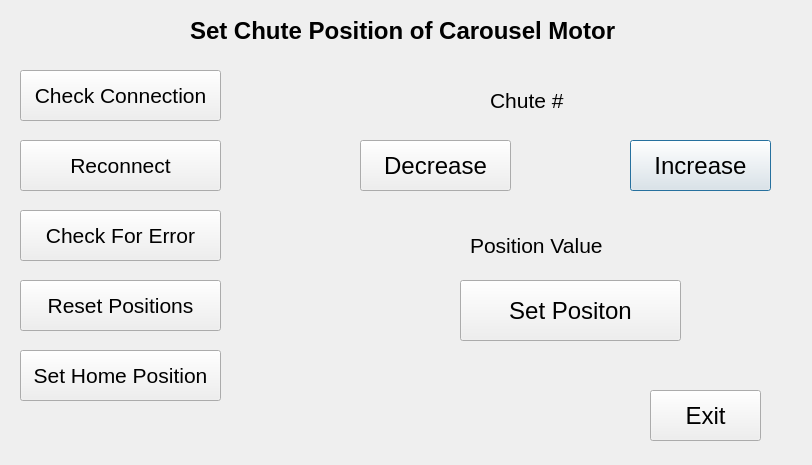
<?xml version="1.0" encoding="UTF-8"?>
<ui version="4.0">
 <class>SetHomePosition</class>
 <widget class="QDialog" name="SetHomePosition">
  <property name="geometry">
   <rect>
    <x>0</x>
    <y>0</y>
    <width>812</width>
    <height>465</height>
   </rect>
  </property>
  <property name="windowTitle">
   <string>SetHomePosition</string>
  </property>
  <property name="modal">
   <bool>true</bool>
  </property>
  <widget class="QPushButton" name="btnIncrease">
   <property name="geometry">
    <rect>
     <x>630</x>
     <y>140</y>
     <width>141</width>
     <height>51</height>
    </rect>
   </property>
   <property name="font">
    <font>
     <family>Arial</family>
     <pointsize>18</pointsize>
    </font>
   </property>
   <property name="text">
    <string>Increase</string>
   </property>
  </widget>
  <widget class="QLabel" name="lblCarouselMotor">
   <property name="geometry">
    <rect>
     <x>190</x>
     <y>10</y>
     <width>441</width>
     <height>41</height>
    </rect>
   </property>
   <property name="font">
    <font>
     <family>Arial</family>
     <pointsize>18</pointsize>
     <weight>75</weight>
     <bold>true</bold>
    </font>
   </property>
   <property name="text">
    <string>Set Chute Position of Carousel Motor</string>
   </property>
  </widget>
  <widget class="QPushButton" name="btnSetHomeDone">
   <property name="geometry">
    <rect>
     <x>460</x>
     <y>280</y>
     <width>221</width>
     <height>61</height>
    </rect>
   </property>
   <property name="font">
    <font>
     <family>Arial</family>
     <pointsize>18</pointsize>
    </font>
   </property>
   <property name="text">
    <string>Set Positon</string>
   </property>
  </widget>
  <widget class="QPushButton" name="btnDecrease">
   <property name="geometry">
    <rect>
     <x>360</x>
     <y>140</y>
     <width>151</width>
     <height>51</height>
    </rect>
   </property>
   <property name="font">
    <font>
     <family>Arial</family>
     <pointsize>18</pointsize>
    </font>
   </property>
   <property name="text">
    <string>Decrease</string>
   </property>
  </widget>
  <widget class="QLabel" name="lblChuteNumber">
   <property name="geometry">
    <rect>
     <x>580</x>
     <y>80</y>
     <width>61</width>
     <height>41</height>
    </rect>
   </property>
   <property name="font">
    <font>
     <family>Arial</family>
     <pointsize>16</pointsize>
     <weight>75</weight>
     <bold>true</bold>
    </font>
   </property>
   <property name="text">
    <string/>
   </property>
  </widget>
  <widget class="QLabel" name="lblPositionValue">
   <property name="geometry">
    <rect>
     <x>620</x>
     <y>230</y>
     <width>51</width>
     <height>31</height>
    </rect>
   </property>
   <property name="font">
    <font>
     <family>Arial</family>
     <pointsize>16</pointsize>
     <weight>75</weight>
     <bold>true</bold>
    </font>
   </property>
   <property name="text">
    <string/>
   </property>
  </widget>
  <widget class="QLabel" name="lblChute">
   <property name="geometry">
    <rect>
     <x>490</x>
     <y>80</y>
     <width>81</width>
     <height>41</height>
    </rect>
   </property>
   <property name="font">
    <font>
     <pointsize>16</pointsize>
    </font>
   </property>
   <property name="text">
    <string>Chute #</string>
   </property>
  </widget>
  <widget class="QLabel" name="lblPosition">
   <property name="geometry">
    <rect>
     <x>470</x>
     <y>230</y>
     <width>141</width>
     <height>31</height>
    </rect>
   </property>
   <property name="font">
    <font>
     <pointsize>16</pointsize>
    </font>
   </property>
   <property name="text">
    <string>Position Value</string>
   </property>
  </widget>
  <widget class="QPushButton" name="btnExit">
   <property name="geometry">
    <rect>
     <x>650</x>
     <y>390</y>
     <width>111</width>
     <height>51</height>
    </rect>
   </property>
   <property name="font">
    <font>
     <pointsize>18</pointsize>
    </font>
   </property>
   <property name="text">
    <string>Exit</string>
   </property>
  </widget>
  <widget class="QPushButton" name="btnReset">
   <property name="geometry">
    <rect>
     <x>20</x>
     <y>280</y>
     <width>201</width>
     <height>51</height>
    </rect>
   </property>
   <property name="font">
    <font>
     <family>Arial</family>
     <pointsize>16</pointsize>
    </font>
   </property>
   <property name="text">
    <string>Reset Positions</string>
   </property>
  </widget>
  <widget class="QPushButton" name="btnSetHome">
   <property name="geometry">
    <rect>
     <x>20</x>
     <y>350</y>
     <width>201</width>
     <height>51</height>
    </rect>
   </property>
   <property name="font">
    <font>
     <family>Arial</family>
     <pointsize>16</pointsize>
    </font>
   </property>
   <property name="text">
    <string>Set Home Position</string>
   </property>
  </widget>
  <widget class="QPushButton" name="btnReconnect">
   <property name="geometry">
    <rect>
     <x>20</x>
     <y>140</y>
     <width>201</width>
     <height>51</height>
    </rect>
   </property>
   <property name="font">
    <font>
     <family>Arial</family>
     <pointsize>16</pointsize>
    </font>
   </property>
   <property name="text">
    <string>Reconnect</string>
   </property>
  </widget>
  <widget class="QPushButton" name="btnCheckConnect">
   <property name="geometry">
    <rect>
     <x>20</x>
     <y>70</y>
     <width>201</width>
     <height>51</height>
    </rect>
   </property>
   <property name="font">
    <font>
     <family>Arial</family>
     <pointsize>16</pointsize>
    </font>
   </property>
   <property name="text">
    <string>Check Connection</string>
   </property>
  </widget>
  <widget class="QPushButton" name="btnError">
   <property name="geometry">
    <rect>
     <x>20</x>
     <y>210</y>
     <width>201</width>
     <height>51</height>
    </rect>
   </property>
   <property name="font">
    <font>
     <family>Arial</family>
     <pointsize>16</pointsize>
    </font>
   </property>
   <property name="text">
    <string>Check For Error</string>
   </property>
  </widget>
 </widget>
 <resources/>
 <connections/>
</ui>
